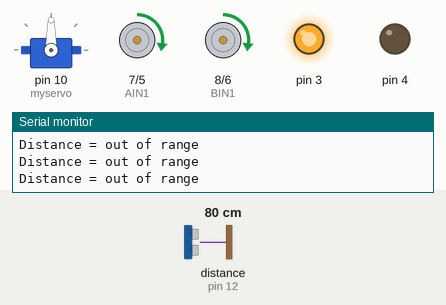
The sketch below on a simulated Arduino Uno, built with avr-gcc and run on an emulated ATmega328P. Shown: servo, direction and speed pins drawn as motors (green arrow = direction pin HIGH = forward, orange = LOW = backward, longer = more drive), output pins drawn as LEDs (lit = HIGH), the last lines printed to the serial monitor. Wiring (inferred from the names in the program): ultrasonic range finder: trigger pin 13; echo pin 12. The inputs (shaded band) are chosen by the test bench; at power-on: distance to the obstacle (sensor on pin 12) 80 cm. The echo pulse lasts 58.3 µs per cm; pins used as bus, display or sensor lines are not drawn.

Above: at 1.2 s.
1.3 s: distance to the obstacle (sensor on pin 12) set to 23 cm
3.3 s: distance to the obstacle (sensor on pin 12) set to 19 cm
At 7.9 s:
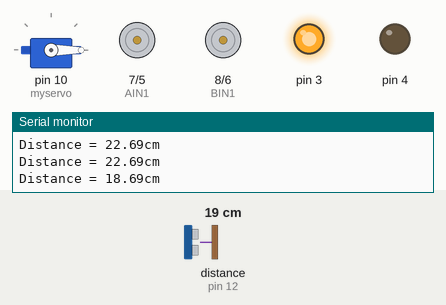
10.9 s: distance to the obstacle (sensor on pin 12) set to 60 cm
At 13.6 s:
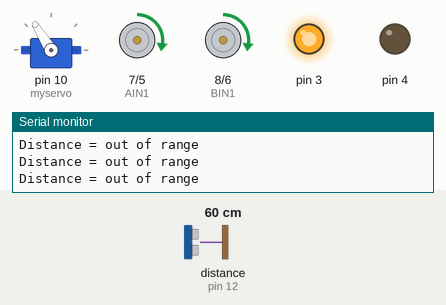
13.9 s: distance to the obstacle (sensor on pin 12) set to 2 cm
At 14.5 s:
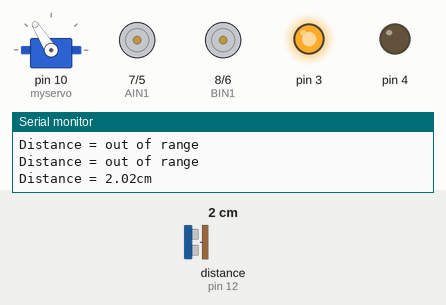
Timing chart, 0 to 17.9 s (numbered marks = the images above; inputs shaded):
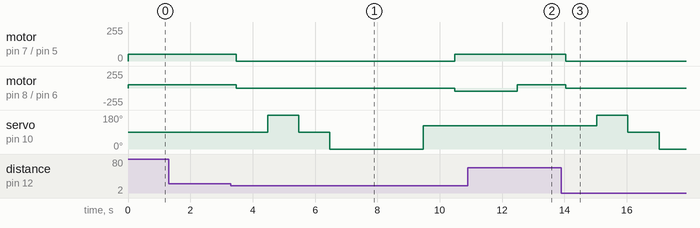

The sketch:

Obstacle_ultrasonic_UNfinished.ino
```cpp
#include <Servo.h>
Servo myservo;
int pos = 0;
// setting up the servo library
int Echo = 12;
int Trig = 13;
// setting up the ultrasosonic pins
// setting up pins for motor A and B for directiona and speed
int AIN1 = 7;
int PWMA = 5;
int BIN1 = 8;
int PWMB = 6;
#define carSpeed 50
float duration, distance;
// define the speed limit duration and distance

void setup() {
  // set up pin to servo and the inputs and outputs for the rest
myservo.attach(10);
 digitalWrite(3,1);
for (int i=3; i<9; i++){
pinMode(i, OUTPUT);
Serial.begin(9660);
pinMode(Trig,OUTPUT);
pinMode(Echo,INPUT);


}
  }
// setting up functions to control all the 9 different movements of the car /direction and speed

///////////////////////////////////////////////////
void Forward(){
  digitalWrite(AIN1,1);
  digitalWrite(BIN1,1);
  analogWrite(PWMA,carSpeed);
  analogWrite(PWMB,carSpeed);
}
/////////////////////////////////////////////////
void Stop(){
  digitalWrite(AIN1,1);
  digitalWrite(BIN1,1);
  analogWrite(PWMA,0);
  analogWrite(PWMB,0);
}
///////////////////////////////////////////////////
void Backward(){
  digitalWrite(AIN1,0);
  digitalWrite(BIN1,0);
  analogWrite(PWMA,carSpeed);
  analogWrite(PWMB,carSpeed);
}
/////////////////////////////////////////////////
void Left(){
  digitalWrite(AIN1,1);
  digitalWrite(BIN1,0);
  analogWrite(PWMA,carSpeed);
  analogWrite(PWMB,carSpeed);
}
/////////////////////////////////////////////////
void Right(){
  digitalWrite(AIN1,0);
  digitalWrite(BIN1,1);
  analogWrite(PWMA,carSpeed);
  analogWrite(PWMB,carSpeed);
}
/////////////////////////////////////////////////
void LeftForward(){
  digitalWrite(AIN1,1);
  digitalWrite(BIN1,1);
  analogWrite(PWMA,carSpeed);
  analogWrite(PWMB,carSpeed);
}
/////////////////////////////////////////////////
void LeftBackward(){
  digitalWrite(AIN1,0);
  digitalWrite(BIN1,0);
  analogWrite(PWMA,carSpeed);
  analogWrite(PWMB,carSpeed);
}
/////////////////////////////////////////////////
void RightForward(){
  digitalWrite(AIN1,1);
  digitalWrite(BIN1,1);
  analogWrite(PWMA,carSpeed);
  analogWrite(PWMB,carSpeed);
}
/////////////////////////////////////////////////
void RightBackward(){
  digitalWrite(AIN1,0);
  digitalWrite(BIN1,0);
  analogWrite(PWMA,carSpeed);
  analogWrite(PWMB,carSpeed);
}
/////////////////////////////////////////////////
void loop() {
  // put your main code here, to run repeatedly:

 //setting up the ultrasonic to calculate the distance and print it on serial monitor
  digitalWrite(Trig, LOW);
  delayMicroseconds(2);
  digitalWrite(Trig, HIGH);
  delayMicroseconds(10);
  digitalWrite(Trig, LOW);

  duration = pulseIn(Echo,HIGH);
  distance = (duration/2)*0.0343;

  Serial.print("Distance = ");
  if (distance >= 50 || distance <=2){
    Serial.println("out of range");
  }
else { Serial.print(distance);
Serial.println("cm");
delay(100);
}


//set up servo with the ultrasonic to rotate and locate any obstacle in the path of the car and change the movement by rotating in adifferent direction distance limit

 if (distance >= 50){
  Forward();
 }

 if (distance <= 20){
    Stop();
    delay(1000);
    myservo.write(180);
    delay(1000);
    myservo.write(90);
    delay(1000);
    myservo.write(0);
    delay(1000);

 }

 if (distance <= 20){
    Stop();
    delay(1000);
    myservo.write(0);
    delay(1000);

    myservo.write(1800);
    delay(1000);
 }
if (distance <= 20){
  Left();
  delay(2000);
}


}
```

Measured:
- the behaviour switches between 21 and 20 cm on distance to the obstacle (sensor on pin 12) (found by bisection; images 0 and 1)
- after the input at 3.3 s, motor on pin 7 (AIN1) / pin 5 (PWMA): forward 50/255 → stopped after 0.18 s, → forward 50/255 7.0 s later; motor on pin 8 (BIN1) / pin 6 (PWMB): forward 50/255 → stopped after 0.18 s, → backward 50/255 7.0 s later; servo on pin 10 (myservo): 90° → 180° after 1.2 s, → 90° 1.0 s later, → 0° 1.0 s later, → 122° 3.0 s later
- after the input at 10.9 s, motor on pin 7 (AIN1) / pin 5 (PWMA): stays forward 50/255 (without the input it goes to stopped after 1.7 s); motor on pin 8 (BIN1) / pin 6 (PWMB): backward 50/255 → forward 50/255 after 1.6 s; servo on pin 10 (myservo): stays 122° (without the input it goes to 180° after 2.7 s)
- after the input at 13.9 s, motor on pin 7 (AIN1) / pin 5 (PWMA), motor on pin 8 (BIN1) / pin 6 (PWMB): forward 50/255 → stopped after 0.14 s; servo on pin 10 (myservo): 122° → 180° after 1.1 s, → 90° 1.0 s later, → 0° 1.0 s later
